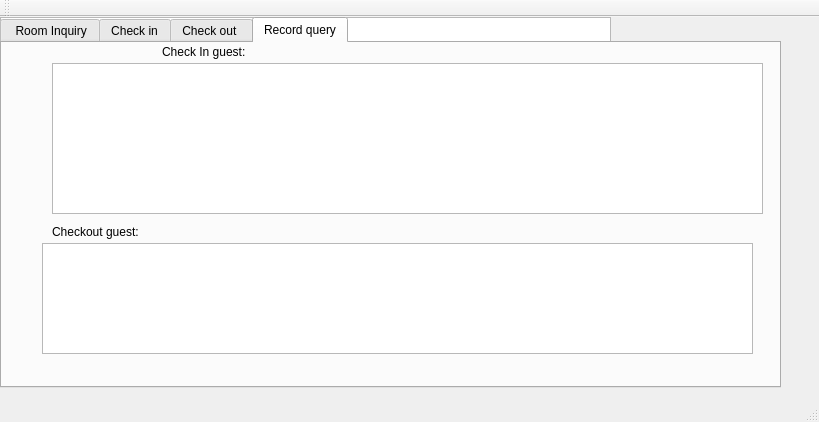
<?xml version="1.0" encoding="UTF-8"?>
<ui version="4.0">
 <class>MainWindow</class>
 <widget class="QMainWindow" name="MainWindow">
  <property name="geometry">
   <rect>
    <x>0</x>
    <y>0</y>
    <width>819</width>
    <height>422</height>
   </rect>
  </property>
  <property name="windowTitle">
   <string>MainWindow</string>
  </property>
  <widget class="QWidget" name="centralWidget">
   <widget class="QTableWidget" name="tableWidget">
    <property name="geometry">
     <rect>
      <x>0</x>
      <y>0</y>
      <width>611</width>
      <height>331</height>
     </rect>
    </property>
   </widget>
   <widget class="QTabWidget" name="tabWidget">
    <property name="geometry">
     <rect>
      <x>0</x>
      <y>0</y>
      <width>781</width>
      <height>371</height>
     </rect>
    </property>
    <property name="currentIndex">
     <number>3</number>
    </property>
    <widget class="QWidget" name="tab">
     <attribute name="title">
      <string> Room Inquiry</string>
     </attribute>
     <widget class="QTableView" name="tvPriceInfo">
      <property name="geometry">
       <rect>
        <x>70</x>
        <y>0</y>
        <width>691</width>
        <height>121</height>
       </rect>
      </property>
     </widget>
     <widget class="QTableView" name="tvRoomInfo">
      <property name="geometry">
       <rect>
        <x>350</x>
        <y>120</y>
        <width>411</width>
        <height>151</height>
       </rect>
      </property>
     </widget>
     <widget class="QLabel" name="label">
      <property name="geometry">
       <rect>
        <x>0</x>
        <y>0</y>
        <width>51</width>
        <height>121</height>
       </rect>
      </property>
      <property name="text">
       <string>&lt;html&gt;&lt;head/&gt;&lt;body&gt;&lt;p&gt;Now&lt;/p&gt;&lt;p&gt;Day&lt;/p&gt;&lt;p&gt;House&lt;/p&gt;&lt;p&gt;Price&lt;/p&gt;&lt;/body&gt;&lt;/html&gt;</string>
      </property>
     </widget>
     <widget class="QLabel" name="label_2">
      <property name="geometry">
       <rect>
        <x>260</x>
        <y>120</y>
        <width>91</width>
        <height>151</height>
       </rect>
      </property>
      <property name="text">
       <string>&lt;html&gt;&lt;head/&gt;&lt;body&gt;&lt;p&gt;House&lt;/p&gt;&lt;p&gt;between&lt;/p&gt;&lt;p&gt;letter&lt;/p&gt;&lt;p&gt;interest&lt;/p&gt;&lt;p&gt;surface&lt;/p&gt;&lt;/body&gt;&lt;/html&gt;</string>
      </property>
     </widget>
     <widget class="QGroupBox" name="groupBox">
      <property name="geometry">
       <rect>
        <x>20</x>
        <y>130</y>
        <width>181</width>
        <height>151</height>
       </rect>
      </property>
      <property name="title">
       <string>Room type:</string>
      </property>
      <widget class="QRadioButton" name="rb6">
       <property name="geometry">
        <rect>
         <x>10</x>
         <y>20</y>
         <width>151</width>
         <height>22</height>
        </rect>
       </property>
       <property name="text">
        <string>Presidential suite</string>
       </property>
      </widget>
      <widget class="QRadioButton" name="rb1">
       <property name="geometry">
        <rect>
         <x>10</x>
         <y>40</y>
         <width>117</width>
         <height>22</height>
        </rect>
       </property>
       <property name="text">
        <string>Business suite</string>
       </property>
      </widget>
      <widget class="QRadioButton" name="rb2">
       <property name="geometry">
        <rect>
         <x>10</x>
         <y>60</y>
         <width>151</width>
         <height>22</height>
        </rect>
       </property>
       <property name="text">
        <string>Deluxe single room</string>
       </property>
      </widget>
      <widget class="QRadioButton" name="rb5">
       <property name="geometry">
        <rect>
         <x>10</x>
         <y>80</y>
         <width>161</width>
         <height>22</height>
        </rect>
       </property>
       <property name="text">
        <string>Deluxe double room</string>
       </property>
      </widget>
      <widget class="QRadioButton" name="rb3">
       <property name="geometry">
        <rect>
         <x>10</x>
         <y>100</y>
         <width>171</width>
         <height>22</height>
        </rect>
       </property>
       <property name="text">
        <string>Standard single room</string>
       </property>
      </widget>
      <widget class="QRadioButton" name="rb4">
       <property name="geometry">
        <rect>
         <x>10</x>
         <y>120</y>
         <width>171</width>
         <height>22</height>
        </rect>
       </property>
       <property name="text">
        <string>Standard double room</string>
       </property>
      </widget>
     </widget>
    </widget>
    <widget class="QWidget" name="tab_2">
     <attribute name="title">
      <string>Check in</string>
     </attribute>
     <widget class="QGroupBox" name="groupBox_2">
      <property name="geometry">
       <rect>
        <x>90</x>
        <y>30</y>
        <width>391</width>
        <height>261</height>
       </rect>
      </property>
      <property name="title">
       <string>Fill in the information </string>
      </property>
      <widget class="Line" name="line">
       <property name="geometry">
        <rect>
         <x>260</x>
         <y>100</y>
         <width>3</width>
         <height>61</height>
        </rect>
       </property>
       <property name="orientation">
        <enum>Qt::Vertical</enum>
       </property>
      </widget>
      <widget class="Line" name="line_2">
       <property name="geometry">
        <rect>
         <x>70</x>
         <y>0</y>
         <width>301</width>
         <height>16</height>
        </rect>
       </property>
       <property name="orientation">
        <enum>Qt::Horizontal</enum>
       </property>
      </widget>
      <widget class="Line" name="line_3">
       <property name="geometry">
        <rect>
         <x>10</x>
         <y>180</y>
         <width>371</width>
         <height>16</height>
        </rect>
       </property>
       <property name="orientation">
        <enum>Qt::Horizontal</enum>
       </property>
      </widget>
      <widget class="QPushButton" name="pbSubmit">
       <property name="geometry">
        <rect>
         <x>20</x>
         <y>210</y>
         <width>99</width>
         <height>27</height>
        </rect>
       </property>
       <property name="text">
        <string>Confirm</string>
       </property>
      </widget>
      <widget class="QPushButton" name="pbCancel">
       <property name="geometry">
        <rect>
         <x>190</x>
         <y>210</y>
         <width>99</width>
         <height>27</height>
        </rect>
       </property>
       <property name="text">
        <string>Clear</string>
       </property>
      </widget>
      <widget class="QWidget" name="">
       <property name="geometry">
        <rect>
         <x>30</x>
         <y>40</y>
         <width>269</width>
         <height>27</height>
        </rect>
       </property>
       <layout class="QHBoxLayout" name="horizontalLayout">
        <item>
         <widget class="QLabel" name="label_3">
          <property name="text">
           <string>license number：</string>
          </property>
         </widget>
        </item>
        <item>
         <widget class="QLineEdit" name="leID"/>
        </item>
       </layout>
      </widget>
      <widget class="QWidget" name="">
       <property name="geometry">
        <rect>
         <x>30</x>
         <y>70</y>
         <width>271</width>
         <height>27</height>
        </rect>
       </property>
       <layout class="QHBoxLayout" name="horizontalLayout_2">
        <item>
         <widget class="QLabel" name="label_4">
          <property name="text">
           <string>Name :</string>
          </property>
         </widget>
        </item>
        <item>
         <widget class="QLineEdit" name="leUserName"/>
        </item>
       </layout>
      </widget>
      <widget class="QWidget" name="">
       <property name="geometry">
        <rect>
         <x>30</x>
         <y>100</y>
         <width>271</width>
         <height>42</height>
        </rect>
       </property>
       <layout class="QHBoxLayout" name="horizontalLayout_3">
        <item>
         <widget class="QLabel" name="label_5">
          <property name="text">
           <string>Room number：</string>
          </property>
         </widget>
        </item>
        <item>
         <widget class="QLineEdit" name="leRoomID"/>
        </item>
       </layout>
      </widget>
      <widget class="QWidget" name="">
       <property name="geometry">
        <rect>
         <x>30</x>
         <y>150</y>
         <width>271</width>
         <height>27</height>
        </rect>
       </property>
       <layout class="QHBoxLayout" name="horizontalLayout_4">
        <item>
         <widget class="QLabel" name="label_6">
          <property name="text">
           <string>Stay days:</string>
          </property>
         </widget>
        </item>
        <item>
         <widget class="QLineEdit" name="leNumOfNig"/>
        </item>
       </layout>
      </widget>
     </widget>
    </widget>
    <widget class="QWidget" name="tab_3">
     <attribute name="title">
      <string>Check out </string>
     </attribute>
     <widget class="QGroupBox" name="groupBox_3">
      <property name="geometry">
       <rect>
        <x>70</x>
        <y>20</y>
        <width>681</width>
        <height>271</height>
       </rect>
      </property>
      <property name="title">
       <string>Welcome next time</string>
      </property>
      <widget class="QLabel" name="label_8">
       <property name="geometry">
        <rect>
         <x>170</x>
         <y>70</y>
         <width>171</width>
         <height>17</height>
        </rect>
       </property>
       <property name="text">
        <string>Check-in informationn</string>
       </property>
      </widget>
      <widget class="QPushButton" name="pbCheckout">
       <property name="geometry">
        <rect>
         <x>340</x>
         <y>230</y>
         <width>99</width>
         <height>21</height>
        </rect>
       </property>
       <property name="text">
        <string>Check out</string>
       </property>
      </widget>
      <widget class="Line" name="line_4">
       <property name="geometry">
        <rect>
         <x>30</x>
         <y>60</y>
         <width>411</width>
         <height>16</height>
        </rect>
       </property>
       <property name="orientation">
        <enum>Qt::Horizontal</enum>
       </property>
      </widget>
      <widget class="QTableView" name="tvQuery">
       <property name="geometry">
        <rect>
         <x>35</x>
         <y>90</y>
         <width>621</width>
         <height>101</height>
        </rect>
       </property>
      </widget>
      <widget class="QPushButton" name="resetRecords">
       <property name="geometry">
        <rect>
         <x>390</x>
         <y>30</y>
         <width>121</width>
         <height>25</height>
        </rect>
       </property>
       <property name="text">
        <string>Reset Records</string>
       </property>
      </widget>
      <widget class="QWidget" name="">
       <property name="geometry">
        <rect>
         <x>30</x>
         <y>30</y>
         <width>344</width>
         <height>27</height>
        </rect>
       </property>
       <layout class="QHBoxLayout" name="horizontalLayout_5">
        <item>
         <widget class="QLabel" name="label_7">
          <property name="text">
           <string>license number:</string>
          </property>
         </widget>
        </item>
        <item>
         <widget class="QLineEdit" name="leOut_ID"/>
        </item>
        <item>
         <widget class="QPushButton" name="pbOut_Search">
          <property name="text">
           <string>Enquire</string>
          </property>
         </widget>
        </item>
       </layout>
      </widget>
      <widget class="QWidget" name="">
       <property name="geometry">
        <rect>
         <x>30</x>
         <y>200</y>
         <width>295</width>
         <height>27</height>
        </rect>
       </property>
       <layout class="QHBoxLayout" name="horizontalLayout_6">
        <item>
         <widget class="QLabel" name="label_10">
          <property name="text">
           <string>Actual length of stay:</string>
          </property>
         </widget>
        </item>
        <item>
         <widget class="QLineEdit" name="leRealdate"/>
        </item>
       </layout>
      </widget>
      <widget class="QWidget" name="">
       <property name="geometry">
        <rect>
         <x>30</x>
         <y>230</y>
         <width>242</width>
         <height>27</height>
        </rect>
       </property>
       <layout class="QHBoxLayout" name="horizontalLayout_7">
        <item>
         <widget class="QLabel" name="label_9">
          <property name="text">
           <string>Fees payable:</string>
          </property>
         </widget>
        </item>
        <item>
         <widget class="QLineEdit" name="lePay"/>
        </item>
       </layout>
      </widget>
     </widget>
    </widget>
    <widget class="QWidget" name="tab_4">
     <attribute name="title">
      <string>Record query</string>
     </attribute>
     <widget class="QTableView" name="tvCheckin">
      <property name="geometry">
       <rect>
        <x>50</x>
        <y>20</y>
        <width>711</width>
        <height>151</height>
       </rect>
      </property>
     </widget>
     <widget class="QTableView" name="tvCheckout">
      <property name="geometry">
       <rect>
        <x>40</x>
        <y>200</y>
        <width>711</width>
        <height>111</height>
       </rect>
      </property>
     </widget>
     <widget class="QLabel" name="label_11">
      <property name="geometry">
       <rect>
        <x>160</x>
        <y>0</y>
        <width>181</width>
        <height>17</height>
       </rect>
      </property>
      <property name="text">
       <string>Check In guest:</string>
      </property>
     </widget>
     <widget class="QLabel" name="label_12">
      <property name="geometry">
       <rect>
        <x>50</x>
        <y>180</y>
        <width>181</width>
        <height>17</height>
       </rect>
      </property>
      <property name="text">
       <string>Checkout guest:</string>
      </property>
     </widget>
    </widget>
   </widget>
  </widget>
  <widget class="QMenuBar" name="menuBar">
   <property name="geometry">
    <rect>
     <x>0</x>
     <y>0</y>
     <width>819</width>
     <height>22</height>
    </rect>
   </property>
  </widget>
  <widget class="QToolBar" name="mainToolBar">
   <attribute name="toolBarArea">
    <enum>TopToolBarArea</enum>
   </attribute>
   <attribute name="toolBarBreak">
    <bool>false</bool>
   </attribute>
  </widget>
  <widget class="QStatusBar" name="statusBar"/>
 </widget>
 <layoutdefault spacing="6" margin="11"/>
 <resources/>
 <connections/>
</ui>
